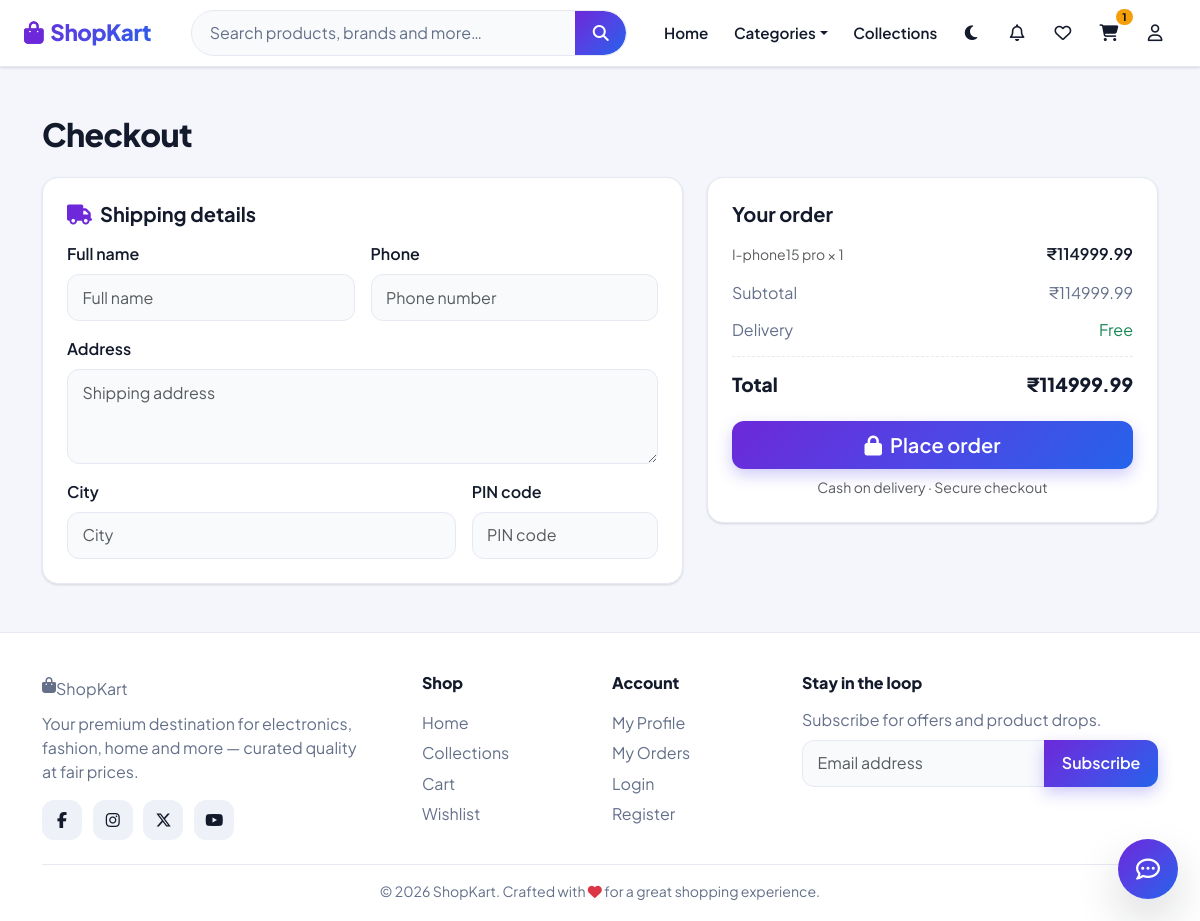
Screenshot of /checkout/ (signed in) with the database file from the repository.
### shop/models.py (models this page shows, shortened)
class CartItem(models.Model):
    user = models.ForeignKey(User, on_delete=models.CASCADE)
    product = models.ForeignKey(Product, on_delete=models.CASCADE)
    qty = models.PositiveIntegerField(default=1)
    created_at = models.DateTimeField(auto_now_add=True)
    def sub_total(self):
        return self.product.selling_price * self.qty

class Product(models.Model):
    name = models.CharField(max_length=200)
    slug = models.SlugField(unique=True, blank=True)
    description = models.TextField(blank=True)
    image = models.ImageField(upload_to='product_images/', null=True, blank=True)
    original_price = models.DecimalField(max_digits=10, decimal_places=2)
    selling_price = models.DecimalField(max_digits=10, decimal_places=2)
    qty = models.PositiveIntegerField(default=0)
    is_active = models.BooleanField(default=True)
    category = models.ForeignKey(Category, related_name='products', on_delete=models.CASCADE)
    created_at = models.DateTimeField(auto_now_add=True)

### shop/views.py (the view, shortened to what this page needs)
# urls.py: path("checkout/", views.checkout, name="checkout"),
@login_required
def checkout(request):
    items = CartItem.objects.filter(user=request.user).select_related("product")
    if not items:
        messages.info(request, "Your cart is empty.")
        return redirect("shop:cart")
    sub_total = sum(i.sub_total() for i in items)
    profile = getattr(request.user, "profile", None)
    if request.method == "POST":
        form = CheckoutForm(request.POST)
        if form.is_valid():
            order = form.save(commit=False)
            order.user = request.user
            order.total = sub_total
            order.save()
            for item in items:
                OrderItem.objects.create(
                    order=order,
                    product=item.product,
                    product_name=item.product.name,
                    price=item.product.selling_price,
                    qty=item.qty,
                )
            items.delete()
            messages.success(request, f"Order #{order.pk} placed successfully!")
            return redirect("shop:order_detail", order_id=order.pk)
    else:
        initial = {}
        form = CheckoutForm(initial=initial)
    return render(request, "shop/checkout.html", {
        "items": items,
        "sub_total": sub_total,
        "form": form,
    })

### shop/forms.py
class CheckoutForm(forms.ModelForm):
    class Meta:
        model = Order
        fields = ["full_name", "phone", "address", "city", "pincode"]
        widgets = {
            "full_name": forms.TextInput(attrs={"class": "form-control", "placeholder": "Full name"}),
            "phone": forms.TextInput(attrs={"class": "form-control", "placeholder": "Phone number"}),
            "address": forms.Textarea(attrs={"class": "form-control", "rows": 3, "placeholder": "Shipping address"}),
            "city": forms.TextInput(attrs={"class": "form-control", "placeholder": "City"}),
            "pincode": forms.TextInput(attrs={"class": "form-control", "placeholder": "PIN code"}),
        }

### shop/context_processors.py (called while the page is built)
def shop_context(request):
    cart_count = 0
    wishlist_count = 0
    wishlist_ids = []
    if request.user.is_authenticated:
        cart_count = CartItem.objects.filter(user=request.user).count()
        wishlist_ids = list(
            WishlistItem.objects.filter(user=request.user).values_list("product_id", flat=True)
        )
        wishlist_count = len(wishlist_ids)
    firebase_config = getattr(settings, "FIREBASE_CONFIG", {}) or {}
    firebase_enabled = bool(firebase_config.get("apiKey") and firebase_config.get("projectId"))
    return {
        "nav_categories": Category.objects.filter(is_active=True).order_by("name"),
        "cart_count": cart_count,
        "wishlist_count": wishlist_count,
        "wishlist_ids": wishlist_ids,
        "firebase_config_json": json.dumps(firebase_config),
        "firebase_enabled": firebase_enabled,
    }

### shop/templates/shop/checkout.html (shortened to what this page needs)
{% extends 'shop/layouts/main.html' %}
{% load static %}
{% block content %}
<div class="container">
  <div class="section-head"><h2 class="section-title">Checkout</h2></div>
  <form method="post" action="{% url 'shop:checkout' %}">
    <div class="row g-4">
      <div class="col-lg-7">
        <div class="surface p-4">
          <h5 class="fw-bold mb-3"><i class="fa-solid fa-truck me-2" style="color:var(--brand);"></i>Shipping details</h5>
          <div class="row g-3">
            <div class="col-md-6">
              <label class="form-label fw-semibold">Full name</label>
              {{ form.full_name }}
            </div>
            <div class="col-md-6">
              <label class="form-label fw-semibold">Phone</label>
              {{ form.phone }}
            </div>
            <div class="col-12">
              <label class="form-label fw-semibold">Address</label>
              {{ form.address }}
            </div>
            <div class="col-md-8">
              <label class="form-label fw-semibold">City</label>
              {{ form.city }}
            </div>
            <div class="col-md-4">
              <label class="form-label fw-semibold">PIN code</label>
              {{ form.pincode }}
            </div>
          </div>
        </div>
      </div>
      <div class="col-lg-5">
        <div class="surface p-4 summary-card">
          <h5 class="fw-bold mb-3">Your order</h5>
          {% for item in items %}
          <div class="d-flex justify-content-between align-items-center mb-2">
            <span class="text-muted small">{{ item.product.name|truncatechars:32 }} × {{ item.qty }}</span>
            <span class="fw-semibold">₹{{ item.sub_total }}</span>
          </div>
          {% endfor %}
          <div class="summary-row"><span>Subtotal</span><span>₹{{ sub_total }}</span></div>
          <div class="summary-row"><span>Delivery</span><span class="text-success">Free</span></div>
          <div class="summary-row total"><span>Total</span><span>₹{{ sub_total }}</span></div>
          <button type="submit" class="btn btn-primary w-100 mt-3 btn-lg"><i class="fa-solid fa-lock me-2"></i>Place order</button>
          <p class="text-muted small text-center mt-2 mb-0">Cash on delivery · Secure checkout</p>
        </div>
      </div>
    </div>
  </form>
</div>
{% endblock %}

### static/css/style.css (style rules this page uses)
:root { --font-sans: "Plus Jakarta Sans", "Segoe UI", system-ui, -apple-system, sans-serif; --brand: #6d28d9; --brand-2: #4f46e5; --brand-grad: linear-gradient(135deg, #6d28d9 0%, #4f46e5 50%, #2563eb 100%); --accent: #f59e0b; --success: #16a34a; --danger: #dc2626; --bg: #f4f6fb; --bg-soft: #eef1f8; --surface: #ffffff; --surface-2: #f8fafc; --border: #e6e9f2; --text: #131a2b; --text-muted: #64708a; --shadow-sm: 0 1px 2px rgba(16, 24, 40, .06), 0 1px 3px rgba(16, 24, 40, .08); --shadow-md: 0 8px 24px rgba(16, 24, 40, .10); --shadow-lg: 0 20px 45px rgba(16, 24, 40, .16); --radius: 16px; --radius-sm: 10px; --radius-lg: 24px; }
* { box-sizing: border-box; }
html { scroll-behavior: smooth; }
body { font-family: var(--font-sans); background: var(--bg); color: var(--text); margin: 0; min-height: 100vh; display: flex; flex-direction: column; transition: background .3s ease, color .3s ease; overflow-x: hidden; }
.btn { border-radius: 12px; font-weight: 600; padding: .55rem 1.1rem; transition: transform .12s ease, box-shadow .2s, filter .2s; }
.btn-primary, .btn-brand { background: var(--brand-grad); border: 0; color: #fff; box-shadow: 0 6px 16px rgba(79, 70, 229, .28); }
.surface { background: var(--surface); border: 1px solid var(--border); border-radius: var(--radius); box-shadow: var(--shadow-sm); }
.section-title { font-weight: 800; letter-spacing: -.02em; margin: 0; }
.section-head { display: flex; align-items: end; justify-content: space-between; gap: 1rem; margin-bottom: 1.5rem; flex-wrap: wrap; }
.form-control, .form-select, textarea { background: var(--surface-2); border: 1px solid var(--border); color: var(--text); border-radius: 12px; padding: .65rem .9rem; }
.summary-card { position: sticky; top: 90px; }
.summary-row { display: flex; justify-content: space-between; padding: .4rem 0; color: var(--text-muted); }
.summary-row.total { color: var(--text); font-weight: 800; font-size: 1.2rem; border-top: 1px dashed var(--border); margin-top: .5rem; padding-top: .8rem; }

### rows the page displays
CartItem: product.name "I-phone15 pro", qty "1", sub_total "114999.99"

### other values shown
{{ cart_count }} "1"
{{ sub_total }} "114999.99"
